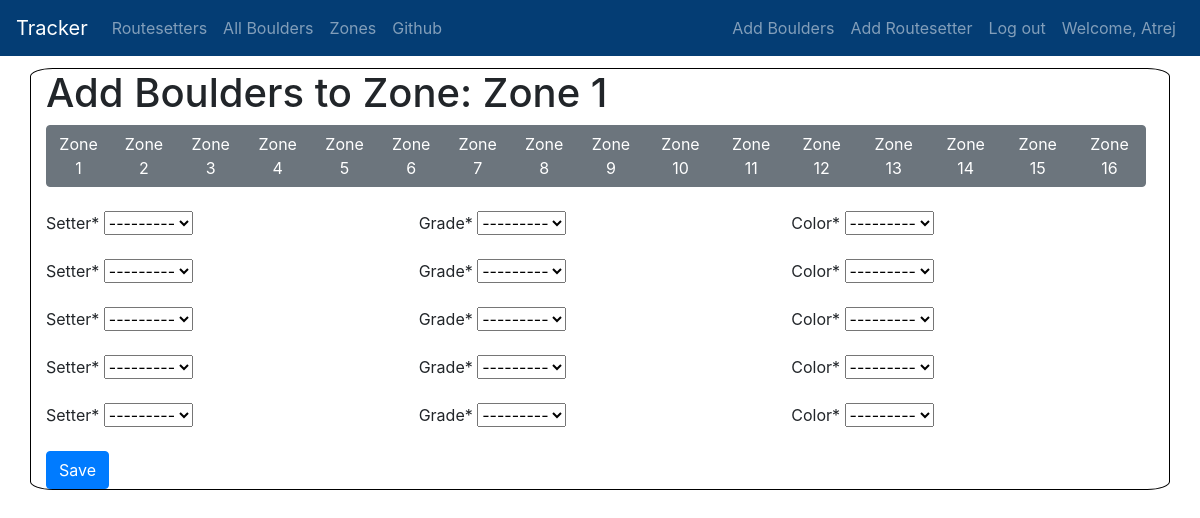
The page /add_boulder/Zone 1 (signed in) on the database its author committed.
### tracker/models.py (models this page shows, shortened)
class ZoneModel(models.Model):
    ZONE_CHOICES = [
    ('Zone 1','Zone 1'),
    ('Zone 2',	'Zone 2'),
    ('Zone 3',	'Zone 3'),
    ('Zone 4',	'Zone 4'),
    ('Zone 5',	'Zone 5'),
    ('Zone 6',	'Zone 6'),
    ('Zone 7',	'Zone 7'),
    ('Zone 8',	'Zone 8'),
    ('Zone 9',	'Zone 9'),
    ('Zone 10',	'Zone 10'),
    ('Zone 11',	'Zone 11'),
    ('Zone 12',	'Zone 12'),
    ('Zone 13',	'Zone 13'),
    ('Zone 14',	'Zone 14'),
    ('Zone 15',	'Zone 15'),
    ('Zone 16',	'Zone 16'),
    ]
    zone_name = models.CharField(max_length=20,choices=ZONE_CHOICES)

### tracker/views.py (the view)
# urls.py: path("add_boulder/<str:zone_name>",views.add_boulder_view,name="add_boulder"),
@login_required
def add_boulder_view(request, zone_name="Z1"):
    zone_obj=ZoneModel.objects.get(zone_name__iexact=zone_name)
    all_zones=ZoneModel.objects.all()
    BoulderFormSet = formset_factory(AddBoulderForm, extra=5)
    form_set = BoulderFormSet(request.POST or None)
    zone_form = ZoneChoiceForm(request.POST or None)
    helper = AddBoulderFormSetHelper()
    if request.method == "POST":
        form_set = BoulderFormSet(request.POST, request.FILES)
        print("Formset Valid?", form_set.is_valid())
        if form_set.is_valid():
            for form in form_set:
                if form.is_valid():
                    if form.cleaned_data != {}:
                        boulder = form.save(commit=False)
                        boulder.zone_name = zone_obj
                        boulder.save()
            return redirect('boulderchart')
    else:
        form_set = BoulderFormSet()
    return render(request, "tracker/add_boulder.html", {'form_set':form_set,
                                                        'helper':helper,
                                                        'zone_form':zone_form,
                                                        'zone_obj':zone_obj,
                                                        'all_zones':all_zones})

### tracker/forms.py
class ZoneChoiceForm(forms.Form):
    def __init__(self, *args, **kwargs):
        super().__init__(*args, **kwargs)
        zones = ZoneModel.objects.all()
        self.helper = FormHelper()
        self.form_method = 'post'
        for zone in zones:
            self.helper.add_input(Submit(zone.zone_name, "Zone {}".format(zone.zone_name)))

### tracker/models.py (called while the page is built)
    def __str__(self):
        return self.name

### templates/tracker/add_boulder.html (shortened to what this page needs)
{% extends 'tracker/base.html' %}
{% block content %}
{% load crispy_forms_tags %}
    <h1>Add Boulders to Zone: {{ zone_obj.zone_name }}</h1>
    <div class="btn-toolbar" role="toolbar" aria-label="Toolbar with button groups">
        <div class="btn-group mr-2 btn-group-md role="group" aria-label="First group">
            {% for zone in all_zones %}
                <a class="btn btn-secondary" href="{% url 'add_boulder' zone_name=zone.zone_name %}" role="button">{{ zone.zone_name }}</a>
            {% endfor %}
        </div>
    </div>
    <br>
    <form method="POST">
        {% crispy form_set helper %}
    </form>
{% endblock %}

### templates/tracker/base.html (shortened to what this page needs)
<!DOCTYPE html>
{% load static %}
<html>
    <head>
        <link rel="stylesheet" href="https://cdn.jsdelivr.net/npm/bootstrap@4.3.1/dist/css/bootstrap.min.css">
        <link rel="stylesheet" href="https://cdnjs.cloudflare.com/ajax/libs/tempusdominus-bootstrap-4/5.38.0/css/tempusdominus-bootstrap-4.min.css" />
        <link rel="stylesheet" href="{% static 'tracker.css' %}">
    </head>
    <body>
        <nav class="navbar navbar-expand-lg navbar-dark techfont" style="background-color: #043d74">
            <a class="navbar-brand" href="{% url 'index' %}">Tracker</a>
            <div class="collapse navbar-collapse" id="navbarSupportedContent">
                <ul class="navbar-nav mr-auto">
                    <li class="nav-item"><a class="nav-link" href="{% url 'routesetter_detail' pk=1 %}">Routesetters</a></li>
                    <li class="nav-item"><a class="nav-link" href="{% url 'boulderchart' %}">All Boulders</a></li>
                    <li class="nav-item"><a class="nav-link" href="{% url 'edit_zone' zone="Zone 1" %}">Zones</a></li>
                    <li class="nav-item"><a class="nav-link" href="https://www.github.com/atrejm">Github</a></li>
                </ul>
                <ul class="navbar-nav ml-auto">
                    {% if user.is_authenticated %}
                        <li class="nav-item"><a class="nav-link" href="{% url 'add_boulder' zone_name='Zone 1' %}">Add Boulders</a></li>
                        <li class="nav-item"><a class="nav-link" href="{% url 'add_setter' %}">Add Routesetter</a></li>
                        <li class="nav-item"><a class="nav-link" href="#">Log out</a></li>
                        <li class="nav-item"><a class="nav-link" style="text-transform: capitalize">Welcome, {{ user.username }}</a></li>
                    {% else %}
                        <li class="nav-item"><a class="nav-link" href="#">Log In</a></li>
                    {% endif %}
                </ul>
            </div>
        </nav>
        <div class="container">
            {% block content %}
            {% endblock %}
        </div>
    </body>
</html>

### tracker/static/tracker.css (style rules this page uses)
.container { border: 1px solid black; border-radius: 2%; margin-top: 1%; }

### rows shown on the page
ZoneModel: zone_name "Zone 1"
ZoneModel: zone_name "Zone 2"
ZoneModel: zone_name "Zone 3"
ZoneModel: zone_name "Zone 4"
ZoneModel: zone_name "Zone 5"
ZoneModel: zone_name "Zone 6"
ZoneModel: zone_name "Zone 7"
ZoneModel: zone_name "Zone 8"
ZoneModel: zone_name "Zone 9"
ZoneModel: zone_name "Zone 10"
ZoneModel: zone_name "Zone 11"
ZoneModel: zone_name "Zone 12"
ZoneModel: zone_name "Zone 13"
ZoneModel: zone_name "Zone 14"
ZoneModel: zone_name "Zone 15"
ZoneModel: zone_name "Zone 16"

### other values the page prints
{{ user.username }} "Atrej"
